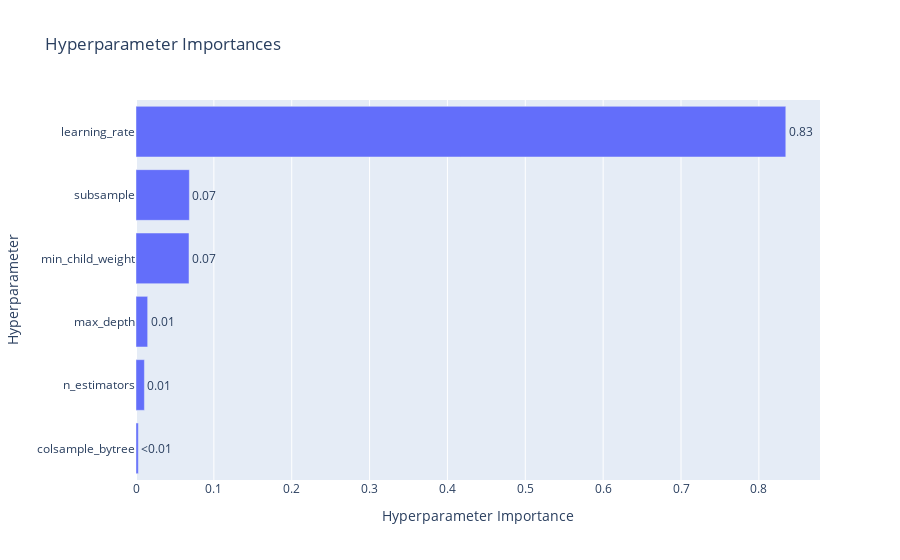

Notebook source saved alongside this figure:
### Code cell
# See the most important hyperparameters
optuna.visualization.plot_param_importances(study_xgb)

### Figure 1 — Plotly figure (JSON) as saved in the notebook; plotly's stock layout.template omitted (floating-point values rounded to 4 significant figures)
{"data": [{"cliponaxis": false, "hovertemplate": ["colsample_bytree (FloatDistribution): 0.002993646764406726<extra></extra>", "n_estimators (IntDistribution): 0.010783145602708396<extra></extra>", "max_depth (IntDistribution): 0.01498343241965491<extra></extra>", "min_child_weight (IntDistribution): 0.06809161728747355<extra></extra>", "subsample (FloatDistribution): 0.0685503481732612<extra></extra>", "learning_rate (FloatDistribution): 0.8345978097524953<extra></extra>"], "name": "Objective Value", "orientation": "h", "text": ["<0.01", "0.01", "0.01", "0.07", "0.07", "0.83"], "textposition": "outside", "type": "bar", "x": [0.002994, 0.01078, 0.01498, 0.06809, 0.06855, 0.8346], "y": ["colsample_bytree", "n_estimators", "max_depth", "min_child_weight", "subsample", "learning_rate"]}], "layout": {"title": {"text": "Hyperparameter Importances"}, "xaxis": {"title": {"text": "Hyperparameter Importance"}}, "yaxis": {"title": {"text": "Hyperparameter"}}}}
